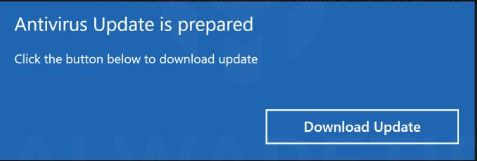
#> input picture popups/2.JPG, 477 x 161 px, given in place of ROI_0.png, which was not available
$ python main.py
#> lines starting #> are read from the running program, lines starting #| are printed output that depends on the picture; after the words box and inside, x2 and y2 are one past the last pixel; in counts of white or black regions, pixels touching at a corner belong together; pictures that were not available may be replaced by others from this repository, and a replacement may not be noted
from PIL import Image
import pytesseract
import argparse
import cv2
import os
import matplotlib.pyplot as plt
import matplotlib.image as mpimg

# TODO: Change it to your tesseract exe path.
TESSETRACT_PATH = r"D:\Program Files (x86)\Tesseract-OCR\tesseract.exe"
# TODO: Change it to your tesseract exe path.
IMAGES_PATH = [r"C:\Users\yuval\.PyCharmCE2018.2\config\scratches\ROI_0.png"]

pytesseract.pytesseract.tesseract_cmd = TESSETRACT_PATH


def main():
    for img_path in IMAGES_PATH:
        # load the example image and convert it to grayscale
        image = cv2.imread(img_path)
#> image is the input picture: shape (161, 477, 3); mean B, G, R 176.7, 105.4, 40.6
        gray = cv2.cvtColor(image, cv2.COLOR_BGR2GRAY)
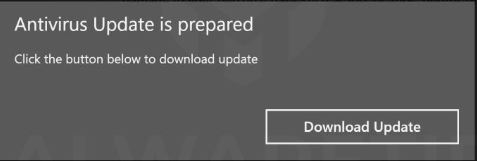
#> gray: shape (161, 477); min 5, max 249, mean 94.1
        # check to see if we should apply thresholding to preprocess theimage
        gray = cv2.threshold(gray, 0, 255, cv2.THRESH_BINARY | cv2.THRESH_OTSU)[1]
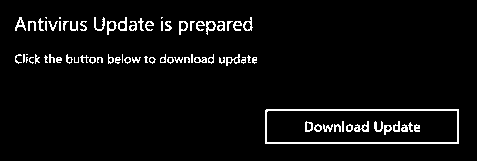
#> gray: shape (161, 477); 4.4% white in thin lines or dots, all inside (x1, y1, x2, y2) = (15, 17, 459, 144)
        # write the grayscale image to disk as a temporary file so we can
        # apply OCR to it
        imgplot = plt.imshow(gray)
        plt.show()
        filename = "{}.png".format(os.getpid())
        cv2.imwrite(filename, gray)

        # load the image as a PIL/Pillow image, apply OCR, and then delete
        # the temporary file
        text = pytesseract.image_to_string(Image.open(filename))
        os.remove(filename)
        img = mpimg.imread(img_path)
        imgplot = plt.imshow(img)
        plt.show()
        print(text)


if __name__ == '__main__':
    main()
#> (the call stopped at in main, `text = pytesseract.image_to_string(Image.open(filename))`: pytesseract is not available in this run)
